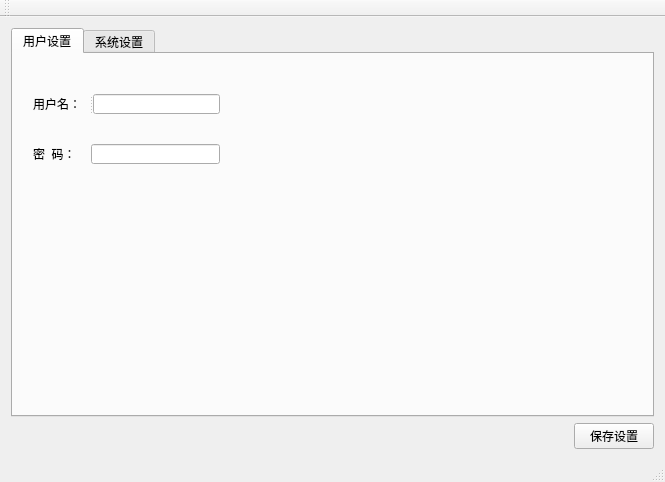
<?xml version="1.0" encoding="UTF-8"?>
<ui version="4.0">
 <class>Test9_1AClass</class>
 <widget class="QMainWindow" name="Test9_1AClass">
  <property name="geometry">
   <rect>
    <x>0</x>
    <y>0</y>
    <width>665</width>
    <height>482</height>
   </rect>
  </property>
  <property name="windowTitle">
   <string>Test9_1A</string>
  </property>
  <widget class="QWidget" name="centralWidget">
   <layout class="QVBoxLayout" name="verticalLayout_2">
    <item>
     <layout class="QVBoxLayout" name="verticalLayout">
      <item>
       <widget class="QTabWidget" name="tabWidget">
        <property name="currentIndex">
         <number>0</number>
        </property>
        <widget class="QWidget" name="tab">
         <attribute name="title">
          <string>用户设置</string>
         </attribute>
         <widget class="QLineEdit" name="txtPwd">
          <property name="geometry">
           <rect>
            <x>78</x>
            <y>90</y>
            <width>129</width>
            <height>20</height>
           </rect>
          </property>
          <property name="text">
           <string/>
          </property>
         </widget>
         <widget class="QLabel" name="label_2">
          <property name="geometry">
           <rect>
            <x>20</x>
            <y>90</y>
            <width>53</width>
            <height>20</height>
           </rect>
          </property>
          <property name="text">
           <string>密  码：</string>
          </property>
         </widget>
         <widget class="QSplitter" name="splitter">
          <property name="geometry">
           <rect>
            <x>20</x>
            <y>40</y>
            <width>187</width>
            <height>20</height>
           </rect>
          </property>
          <property name="orientation">
           <enum>Qt::Horizontal</enum>
          </property>
          <widget class="QLabel" name="label">
           <property name="text">
            <string>用户名：</string>
           </property>
          </widget>
          <widget class="QLineEdit" name="txtName"/>
         </widget>
        </widget>
        <widget class="QWidget" name="tab_2">
         <attribute name="title">
          <string>系统设置</string>
         </attribute>
         <widget class="QSplitter" name="splitter_2">
          <property name="geometry">
           <rect>
            <x>20</x>
            <y>30</y>
            <width>95</width>
            <height>32</height>
           </rect>
          </property>
          <property name="orientation">
           <enum>Qt::Vertical</enum>
          </property>
          <widget class="QCheckBox" name="cbxSaveUserInfo">
           <property name="text">
            <string>保存用户信息</string>
           </property>
          </widget>
          <widget class="QCheckBox" name="cbxAutoLogin">
           <property name="text">
            <string>自动登录</string>
           </property>
          </widget>
         </widget>
        </widget>
       </widget>
      </item>
      <item>
       <layout class="QHBoxLayout" name="horizontalLayout">
        <item>
         <spacer name="horizontalSpacer">
          <property name="orientation">
           <enum>Qt::Horizontal</enum>
          </property>
          <property name="sizeHint" stdset="0">
           <size>
            <width>498</width>
            <height>20</height>
           </size>
          </property>
         </spacer>
        </item>
        <item>
         <widget class="QPushButton" name="btnSave">
          <property name="text">
           <string>保存设置</string>
          </property>
         </widget>
        </item>
       </layout>
      </item>
     </layout>
    </item>
   </layout>
  </widget>
  <widget class="QMenuBar" name="menuBar">
   <property name="geometry">
    <rect>
     <x>0</x>
     <y>0</y>
     <width>665</width>
     <height>23</height>
    </rect>
   </property>
  </widget>
  <widget class="QToolBar" name="mainToolBar">
   <attribute name="toolBarArea">
    <enum>TopToolBarArea</enum>
   </attribute>
   <attribute name="toolBarBreak">
    <bool>false</bool>
   </attribute>
  </widget>
  <widget class="QStatusBar" name="statusBar"/>
 </widget>
 <layoutdefault spacing="6" margin="11"/>
 <resources>
  <include location="Test9_1A.qrc"/>
 </resources>
 <connections/>
</ui>
